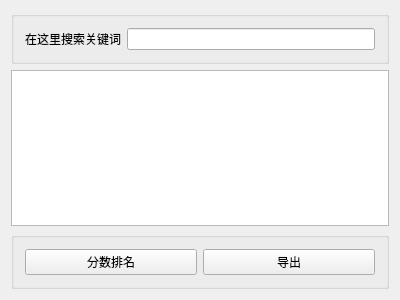
<?xml version="1.0" encoding="UTF-8"?>
<ui version="4.0">
 <class>te_grantgrade</class>
 <widget class="QWidget" name="te_grantgrade">
  <property name="geometry">
   <rect>
    <x>0</x>
    <y>0</y>
    <width>400</width>
    <height>300</height>
   </rect>
  </property>
  <property name="windowTitle">
   <string>te_grantgrade</string>
  </property>
  <layout class="QGridLayout" name="gridLayout">
   <item row="0" column="0">
    <widget class="QGroupBox" name="groupBox">
     <property name="title">
      <string/>
     </property>
     <layout class="QHBoxLayout" name="horizontalLayout">
      <item>
       <widget class="QLabel" name="label">
        <property name="text">
         <string>在这里搜索关键词</string>
        </property>
       </widget>
      </item>
      <item>
       <widget class="QLineEdit" name="lineEdit"/>
      </item>
     </layout>
    </widget>
   </item>
   <item row="1" column="0">
    <widget class="QTableWidget" name="tableWidget"/>
   </item>
   <item row="2" column="0">
    <widget class="QGroupBox" name="groupBox_2">
     <property name="title">
      <string/>
     </property>
     <layout class="QHBoxLayout" name="horizontalLayout_2">
      <item>
       <widget class="QPushButton" name="pushButton">
        <property name="text">
         <string>分数排名</string>
        </property>
       </widget>
      </item>
      <item>
       <widget class="QPushButton" name="pushButton_2">
        <property name="text">
         <string>导出</string>
        </property>
       </widget>
      </item>
     </layout>
    </widget>
   </item>
  </layout>
 </widget>
 <layoutdefault spacing="6" margin="11"/>
 <resources/>
 <connections/>
</ui>
